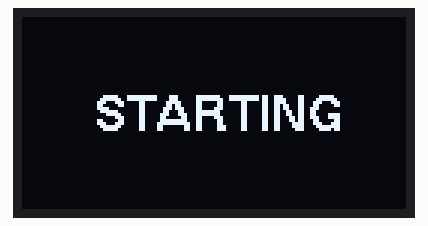
Bench run of a sketch on a simulated ESP8266 (NodeMCU). Parts: 128×64 one-colour display. WiFi joins after 1.5 s; servers stay silent unless stated; the local clock reads 2024-03-15 10:24:30 at power-on unless the sketch sets it.

Above: at 0.1 s.
At 1.8 s:
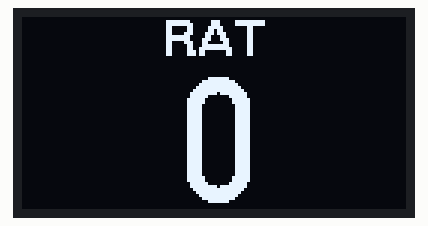

The sketch:

meal_Counter.ino
```cpp
#include <ESP8266WiFi.h>
#include <ESP8266HTTPClient.h>
#include <WiFiClientSecure.h>
#include <U8g2lib.h>
#include <Wire.h>
#include <time.h>

// ================= কনফিগারেশন =================
const char* ssid        = "Xpark X";      // আপনার ওয়াইফাই নাম
const char* password    = "xpark@iub";  // আপনার ওয়াইফাই পাসওয়ার্ড
const char* firebaseUrl = "https://meal-display-default-rtdb.asia-southeast1.firebasedatabase.app";

// স্ক্যান ইন্টারভাল
const unsigned long ACTIVE_INTERVAL  = 60000UL;    // অ্যাক্টিভ টাইমে (৭-১১ ও ২-৫): ১ মিনিট
const unsigned long IDLE_INTERVAL    = 3600000UL;  // বাকি অন-টাইমে (১১-২ ও ৫-১২): ১ ঘণ্টা
const unsigned long BOOT_PREVIEW_MS  = 30000UL;    // রাত ১২-৭টার মধ্যে রিস্টার্ট দিলে ৩০ সেকেন্ড টেস্ট ভিউ

// ================= OLED ডিসপ্লে (SH1106 1.3") =================
U8G2_SH1106_128X64_NONAME_F_HW_I2C u8g2(U8G2_R0, /* reset=*/ U8X8_PIN_NONE);

enum SystemMode { MODE_UNKNOWN, MODE_ACTIVE, MODE_IDLE, MODE_SLEEP };
SystemMode currentMode = MODE_UNKNOWN;

int morningCount = 0;
int nightCount   = 0;

int lastDisplayedCount  = -1;
int lastDisplayedPeriod = -1; // 1 = SOKAL, 0 = RAT

bool wifiIsOn    = false;
bool displayIsOn = true;
bool timeSynced  = false;

unsigned long bootMillis        = 0;
unsigned long lastSyncMillis    = 0;
unsigned long lastNtpSyncMillis = 0;

// ================= বাংলাদেশ সময় (UTC+6) =================
int getCurrentBDHour() {
  time_t utcNow = time(nullptr);
  if (utcNow < 1700000000) return -1;
  time_t bdNow = utcNow + (6 * 3600);
  struct tm* t = gmtime(&bdNow);
  return t->tm_hour;
}

// কোন সময়ে কোন মোড চলবে
SystemMode determineMode(int hour) {
  if (hour < 0) return MODE_ACTIVE; // সময় সিঙ্ক না হওয়া পর্যন্ত অ্যাক্টিভ থাকবে

  // রাত ১২:০০ – সকাল ৭:০০ (০ থেকে ৬): সম্পূর্ণ অফ
  if (hour >= 0 && hour < 7) {
    // রিস্টার্ট/আপলোডের পর ৩০ সেকেন্ড ডিসপ্লে অন রাখবে যেন রাতে টেস্ট করতে পারেন
    if (millis() - bootMillis < BOOT_PREVIEW_MS) {
      return MODE_IDLE;
    }
    return MODE_SLEEP;
  }

  // সকাল ৭:০০ – ১১:০০ এবং দুপুর ২:০০ (১৪) – বিকাল ৫:০০ (১৭): অ্যাক্টিভ মোড
  if ((hour >= 7 && hour < 11) || (hour >= 14 && hour < 17)) {
    return MODE_ACTIVE;
  }

  // সকাল ১১:০০ – দুপুর ২:০০ এবং বিকাল ৫:০০ – রাত ১২:০০: আইডল মোড (ডিসপ্লে অন, ১ ঘণ্টা পরপর সিঙ্ক)
  return MODE_IDLE;
}

// দুপুর ১২টার আগে SOKAL, দুপুর ১২টা থেকে রাত ১২টা পর্যন্ত RAT
bool isMorningDisplay(int hour) {
  if (hour < 0) return true;
  return (hour < 12);
}

// ================= ডিসপ্লে পাওয়ার কন্ট্রোল =================
void setDisplayPower(bool on) {
  if (displayIsOn == on) return;
  displayIsOn = on;
  if (on) {
    u8g2.setPowerSave(0); // ডিসপ্লে অন
    lastDisplayedCount = -1; // ফোর্স রিড্র
  } else {
    u8g2.clearBuffer();
    u8g2.sendBuffer();
    u8g2.setPowerSave(1); // OLED প্যানেল সম্পূর্ণ বন্ধ
  }
}

// ================= Wi-Fi কন্ট্রোল =================
bool ensureWifiConnected() {
  if (wifiIsOn && WiFi.status() == WL_CONNECTED) {
    return true;
  }

  WiFi.forceSleepWake();
  delay(1);
  WiFi.persistent(false);
  WiFi.mode(WIFI_STA);
  WiFi.setSleepMode(WIFI_MODEM_SLEEP); // অন থাকা অবস্থাতেও পাওয়ার ও হিট কম রাখবে
  WiFi.setOutputPower(14.0);           // হিটিং কমানোর জন্য অপ্টিমাল সিগন্যাল পাওয়ার
  WiFi.begin(ssid, password);

  unsigned long start = millis();
  while (WiFi.status() != WL_CONNECTED && millis() - start < 15000) {
    delay(250);
  }

  wifiIsOn = (WiFi.status() == WL_CONNECTED);
  return wifiIsOn;
}

void turnWifiOff() {
  if (!wifiIsOn && WiFi.getMode() == WIFI_OFF) return;
  WiFi.disconnect(false);
  WiFi.mode(WIFI_OFF);
  WiFi.forceSleepBegin();
  delay(1);
  wifiIsOn = false;
}

// ================= ইন্টারনেট থেকে সময় সিঙ্ক =================
void syncNTP() {
  configTime(0, 0, "pool.ntp.org", "time.google.com");
  unsigned long start = millis();
  while (time(nullptr) < 1700000000 && millis() - start < 8000) {
    delay(200);
  }
  if (time(nullptr) >= 1700000000) {
    timeSynced = true;
    lastNtpSyncMillis = millis();
  }
}

// ================= বিশাল ফন্টে ডিসপ্লে আপডেট =================
void updateOLEDIfNeeded() {
  if (!displayIsOn) return;

  int hour = getCurrentBDHour();
  bool showMorning = isMorningDisplay(hour);
  int countToShow  = showMorning ? morningCount : nightCount;
  int periodCode   = showMorning ? 1 : 0;

  // কোনো পরিবর্তন না থাকলে অযথা রিফ্রেশ করবে না
  if (countToShow == lastDisplayedCount && periodCode == lastDisplayedPeriod) {
    return;
  }

  lastDisplayedCount  = countToShow;
  lastDisplayedPeriod = periodCode;

  u8g2.clearBuffer();

  // ওপরে শুধু SOKAL বা RAT
  const char* label = showMorning ? "SOKAL" : "RAT";
  u8g2.setFont(u8g2_font_helvB12_tr);
  int lw = u8g2.getStrWidth(label);
  u8g2.drawStr((128 - lw) / 2, 13, label);

  // নিচে বিশাল ফন্টে শুধু সংখ্যা
  String numStr = String(countToShow);
  u8g2.setFont(u8g2_font_logisoso42_tn);
  int nw = u8g2.getStrWidth(numStr.c_str());
  u8g2.drawStr((128 - nw) / 2, 62, numStr.c_str());

  u8g2.sendBuffer();
}

// ================= JSON পার্সার =================
int extractInt(const String& json, const String& key) {
  String search = "\"" + key + "\":";
  int idx = json.indexOf(search);
  if (idx == -1) return -1;
  idx += search.length();
  while (idx < (int)json.length() && json[idx] == ' ') idx++;
  int end = idx;
  while (end < (int)json.length() && isDigit(json[end])) end++;
  if (end == idx) return -1;
  return json.substring(idx, end).toInt();
}

// ================= Firebase থেকে ডেটা রিড =================
void fetchFirebaseData() {
  if (WiFi.status() != WL_CONNECTED) return;

  WiFiClientSecure client;
  client.setInsecure();

  HTTPClient http;
  String url = String(firebaseUrl) + "/summary.json";
  http.setTimeout(8000);

  if (http.begin(client, url)) {
    int httpCode = http.GET();
    if (httpCode == HTTP_CODE_OK) {
      String payload = http.getString();
      payload.trim();
      if (payload == "null") {
        morningCount = 0;
        nightCount = 0;
      } else {
        int m = extractInt(payload, "morning");
        int n = extractInt(payload, "night");
        if (m >= 0) morningCount = m;
        if (n >= 0) nightCount = n;
      }
    }
    http.end();
  }
}

// ================= Setup & Loop =================
void setup() {
  Serial.begin(115200);
  bootMillis = millis();
  WiFi.persistent(false);

  u8g2.begin();
  u8g2.clearBuffer();
  u8g2.setFont(u8g2_font_helvB12_tr);
  u8g2.drawStr(24, 38, "STARTING");
  u8g2.sendBuffer();

  if (ensureWifiConnected()) {
    syncNTP();
    fetchFirebaseData();
  }

  lastSyncMillis = millis();
  updateOLEDIfNeeded();
}

void loop() {
  int hour = getCurrentBDHour();
  SystemMode targetMode = determineMode(hour);

  // ১. মোড পরিবর্তন হলে সাথে সাথে অ্যাকশন নেওয়া
  if (targetMode != currentMode) {
    currentMode = targetMode;

    if (currentMode == MODE_SLEEP) {
      // রাত ১২:০০ – সকাল ৭:০০: ডিসপ্লে ও Wi-Fi দুটোই অফ
      turnWifiOff();
      setDisplayPower(false);
    }
    else if (currentMode == MODE_ACTIVE) {
      // সকাল ৭টা বা দুপুর ২টা: ডিসপ্লে অন + Wi-Fi একটানা অন + সাথে সাথে সিঙ্ক
      setDisplayPower(true);
      if (ensureWifiConnected()) {
        if (!timeSynced || (millis() - lastNtpSyncMillis >= 86400000UL)) {
          syncNTP();
        }
        fetchFirebaseData();
      }
      lastSyncMillis = millis();
      updateOLEDIfNeeded();
    }
    else if (currentMode == MODE_IDLE) {
      // সকাল ১১টা বা বিকাল ৫টা: ডিসপ্লে অন থাকবে, Wi-Fi অফ হয়ে রেস্টে যাবে
      setDisplayPower(true);
      turnWifiOff();
      updateOLEDIfNeeded();
    }
  }

  // ২. বর্তমান মোড অনুযায়ী নিয়মিত কাজ
  if (currentMode == MODE_ACTIVE) {
    // Wi-Fi কন্টিনিউয়াসলি অন থাকবে, প্রতি ১ মিনিটে ডেটা রিড করবে
    if (millis() - lastSyncMillis >= ACTIVE_INTERVAL) {
      if (ensureWifiConnected()) {
        if (!timeSynced) syncNTP();
        fetchFirebaseData();
      }
      lastSyncMillis = millis();
      updateOLEDIfNeeded();
    }
  }
  else if (currentMode == MODE_IDLE) {
    // প্রতি ১ ঘণ্টা পরপর শুধু কয়েক সেকেন্ডের জন্য Wi-Fi অন হয়ে ডেটা আনবে
    if (millis() - lastSyncMillis >= IDLE_INTERVAL) {
      if (ensureWifiConnected()) {
        fetchFirebaseData();
        turnWifiOff();
      }
      lastSyncMillis = millis();
      updateOLEDIfNeeded();
    }
  }

  // দুপুর ১২টা বাজলে অটোমেটিক SOKAL থেকে RAT-এ সুইচ হবে
  if (currentMode != MODE_SLEEP) {
    updateOLEDIfNeeded();
  }

  delay(1000);
}
```
